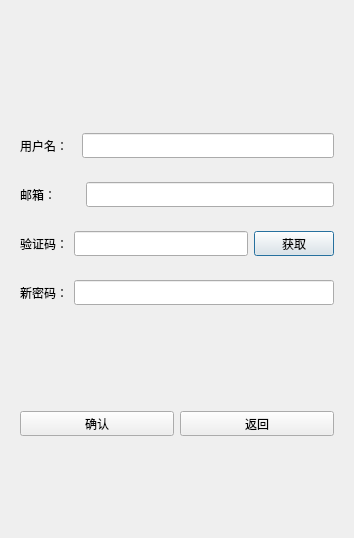
<?xml version="1.0" encoding="UTF-8"?>
<ui version="4.0">
 <class>ResetDialog</class>
 <widget class="QDialog" name="ResetDialog">
  <property name="geometry">
   <rect>
    <x>0</x>
    <y>0</y>
    <width>354</width>
    <height>538</height>
   </rect>
  </property>
  <property name="windowTitle">
   <string>Dialog</string>
  </property>
  <layout class="QVBoxLayout" name="verticalLayout">
   <item>
    <spacer name="verticalSpacer">
     <property name="orientation">
      <enum>Qt::Vertical</enum>
     </property>
     <property name="sizeHint" stdset="0">
      <size>
       <width>20</width>
       <height>40</height>
      </size>
     </property>
    </spacer>
   </item>
   <item>
    <widget class="QLabel" name="err_tip">
     <property name="minimumSize">
      <size>
       <width>0</width>
       <height>25</height>
      </size>
     </property>
     <property name="maximumSize">
      <size>
       <width>16777215</width>
       <height>25</height>
      </size>
     </property>
     <property name="text">
      <string/>
     </property>
     <property name="alignment">
      <set>Qt::AlignCenter</set>
     </property>
    </widget>
   </item>
   <item>
    <widget class="QWidget" name="widget" native="true">
     <layout class="QHBoxLayout" name="horizontalLayout">
      <item>
       <widget class="QLabel" name="user_lb">
        <property name="minimumSize">
         <size>
          <width>0</width>
          <height>25</height>
         </size>
        </property>
        <property name="maximumSize">
         <size>
          <width>60</width>
          <height>25</height>
         </size>
        </property>
        <property name="text">
         <string>用户名：</string>
        </property>
       </widget>
      </item>
      <item>
       <widget class="QLineEdit" name="user_edit">
        <property name="minimumSize">
         <size>
          <width>0</width>
          <height>25</height>
         </size>
        </property>
        <property name="maximumSize">
         <size>
          <width>252</width>
          <height>25</height>
         </size>
        </property>
       </widget>
      </item>
     </layout>
    </widget>
   </item>
   <item>
    <widget class="QWidget" name="widget_2" native="true">
     <layout class="QHBoxLayout" name="horizontalLayout_2">
      <item>
       <widget class="QLabel" name="email_lb">
        <property name="minimumSize">
         <size>
          <width>60</width>
          <height>25</height>
         </size>
        </property>
        <property name="maximumSize">
         <size>
          <width>60</width>
          <height>25</height>
         </size>
        </property>
        <property name="text">
         <string>邮箱：</string>
        </property>
       </widget>
      </item>
      <item>
       <widget class="QLineEdit" name="email_edit">
        <property name="minimumSize">
         <size>
          <width>0</width>
          <height>25</height>
         </size>
        </property>
        <property name="maximumSize">
         <size>
          <width>252</width>
          <height>25</height>
         </size>
        </property>
        <property name="text">
         <string/>
        </property>
       </widget>
      </item>
     </layout>
    </widget>
   </item>
   <item>
    <widget class="QWidget" name="widget_3" native="true">
     <layout class="QHBoxLayout" name="horizontalLayout_3">
      <item>
       <widget class="QLabel" name="varify_lb">
        <property name="minimumSize">
         <size>
          <width>0</width>
          <height>25</height>
         </size>
        </property>
        <property name="maximumSize">
         <size>
          <width>60</width>
          <height>25</height>
         </size>
        </property>
        <property name="text">
         <string>验证码：</string>
        </property>
       </widget>
      </item>
      <item>
       <widget class="QLineEdit" name="varify_edit">
        <property name="minimumSize">
         <size>
          <width>0</width>
          <height>25</height>
         </size>
        </property>
        <property name="maximumSize">
         <size>
          <width>16777215</width>
          <height>25</height>
         </size>
        </property>
       </widget>
      </item>
      <item>
       <widget class="TimerBtn" name="varify_btn">
        <property name="minimumSize">
         <size>
          <width>0</width>
          <height>25</height>
         </size>
        </property>
        <property name="maximumSize">
         <size>
          <width>16777215</width>
          <height>25</height>
         </size>
        </property>
        <property name="text">
         <string>获取</string>
        </property>
       </widget>
      </item>
     </layout>
    </widget>
   </item>
   <item>
    <widget class="QWidget" name="widget_4" native="true">
     <layout class="QHBoxLayout" name="horizontalLayout_4">
      <item>
       <widget class="QLabel" name="pwd_lb">
        <property name="minimumSize">
         <size>
          <width>0</width>
          <height>25</height>
         </size>
        </property>
        <property name="maximumSize">
         <size>
          <width>60</width>
          <height>25</height>
         </size>
        </property>
        <property name="text">
         <string>新密码：</string>
        </property>
       </widget>
      </item>
      <item>
       <widget class="QLineEdit" name="pwd_edit">
        <property name="minimumSize">
         <size>
          <width>0</width>
          <height>25</height>
         </size>
        </property>
        <property name="maximumSize">
         <size>
          <width>16777215</width>
          <height>25</height>
         </size>
        </property>
       </widget>
      </item>
     </layout>
    </widget>
   </item>
   <item>
    <spacer name="verticalSpacer_2">
     <property name="orientation">
      <enum>Qt::Vertical</enum>
     </property>
     <property name="sizeHint" stdset="0">
      <size>
       <width>20</width>
       <height>40</height>
      </size>
     </property>
    </spacer>
   </item>
   <item>
    <widget class="QWidget" name="widget_5" native="true">
     <layout class="QHBoxLayout" name="horizontalLayout_5">
      <item>
       <widget class="QPushButton" name="sure_btn">
        <property name="minimumSize">
         <size>
          <width>0</width>
          <height>25</height>
         </size>
        </property>
        <property name="maximumSize">
         <size>
          <width>16777215</width>
          <height>25</height>
         </size>
        </property>
        <property name="text">
         <string>确认</string>
        </property>
       </widget>
      </item>
      <item>
       <widget class="QPushButton" name="return_btn">
        <property name="minimumSize">
         <size>
          <width>0</width>
          <height>25</height>
         </size>
        </property>
        <property name="maximumSize">
         <size>
          <width>16777215</width>
          <height>25</height>
         </size>
        </property>
        <property name="text">
         <string>返回</string>
        </property>
       </widget>
      </item>
     </layout>
    </widget>
   </item>
   <item>
    <spacer name="verticalSpacer_3">
     <property name="orientation">
      <enum>Qt::Vertical</enum>
     </property>
     <property name="sizeHint" stdset="0">
      <size>
       <width>20</width>
       <height>40</height>
      </size>
     </property>
    </spacer>
   </item>
  </layout>
 </widget>
 <customwidgets>
  <customwidget>
   <class>TimerBtn</class>
   <extends>QPushButton</extends>
   <header location="global">timerbtn.h</header>
  </customwidget>
 </customwidgets>
 <resources/>
 <connections/>
</ui>
